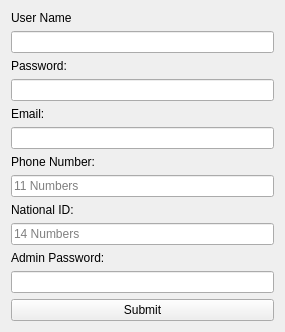
<?xml version="1.0" encoding="UTF-8"?>
<ui version="4.0">
 <class>Form</class>
 <widget class="QWidget" name="Form">
  <property name="geometry">
   <rect>
    <x>0</x>
    <y>0</y>
    <width>285</width>
    <height>311</height>
   </rect>
  </property>
  <property name="windowTitle">
   <string>Form</string>
  </property>
  <property name="layoutDirection">
   <enum>Qt::LeftToRight</enum>
  </property>
  <layout class="QVBoxLayout" name="verticalLayout">
   <item>
    <widget class="QLabel" name="User_name_label">
     <property name="text">
      <string>User Name</string>
     </property>
    </widget>
   </item>
   <item>
    <widget class="QLineEdit" name="User_name_input"/>
   </item>
   <item>
    <widget class="QLabel" name="Password_label">
     <property name="text">
      <string>Password:</string>
     </property>
    </widget>
   </item>
   <item>
    <widget class="QLineEdit" name="Password_input"/>
   </item>
   <item>
    <widget class="QLabel" name="Email_label">
     <property name="text">
      <string>Email:</string>
     </property>
    </widget>
   </item>
   <item>
    <widget class="QLineEdit" name="Email_input"/>
   </item>
   <item>
    <widget class="QLabel" name="Phone_number_label">
     <property name="text">
      <string>Phone Number:</string>
     </property>
    </widget>
   </item>
   <item>
    <widget class="QLineEdit" name="Phone_number_input">
     <property name="maxLength">
      <number>11</number>
     </property>
     <property name="placeholderText">
      <string>11 Numbers</string>
     </property>
    </widget>
   </item>
   <item>
    <widget class="QLabel" name="National_ID_label">
     <property name="text">
      <string>National ID:</string>
     </property>
    </widget>
   </item>
   <item>
    <widget class="QLineEdit" name="National_ID_input">
     <property name="maxLength">
      <number>14</number>
     </property>
     <property name="placeholderText">
      <string>14 Numbers</string>
     </property>
    </widget>
   </item>
   <item>
    <widget class="QLabel" name="Admin_password_label">
     <property name="text">
      <string>Admin Password:</string>
     </property>
    </widget>
   </item>
   <item>
    <widget class="QLineEdit" name="Admin_password_input">
     <property name="echoMode">
      <enum>QLineEdit::Password</enum>
     </property>
    </widget>
   </item>
   <item>
    <widget class="QPushButton" name="Submit_button">
     <property name="text">
      <string>Submit</string>
     </property>
    </widget>
   </item>
  </layout>
 </widget>
 <resources/>
 <connections/>
</ui>
